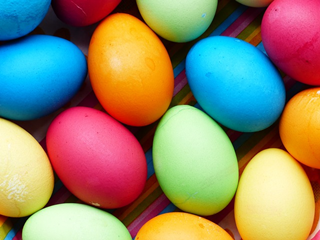
%> input picture easter-eggs.png, 320 x 240 px
$ octave img_scale_bl.m   (GNU Octave 9; MATLAB toolbox functions it lacks are replaced by stand-ins)
%> lines starting %> are read from the running program, lines starting %| are printed output that depends on the picture; in (x1, y1, x2, y2) boxes, pixels count from 0 and x2, y2 are one past the last pixel; in counts of white or black regions, pixels touching at a corner belong together; the program's own positions count from 1
%% Scale up by bilinear method

I = imread('easter-eggs.png');
%> I is the input picture: size 240x320x3 uint8; mean R, G, B 145.1, 132.6, 105.9
[h, w, c] = size(I);
%> h = 240; w = 320; c = 3

nh = 400;
nw = 400;

rh = h / nh;
%> rh = 0.6
rw = w / nw;
%> rw = 0.8

[fw, fh] = meshgrid(1:nw, 1:nh);
fh = fh * rh;
fw = fw * rw;

floor_h = floor(fh);
floor_w = floor(fw);

floor_h(floor_h < 1) = 1;
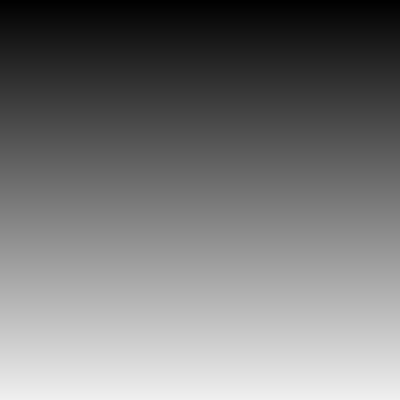
%> floor_h: size 400x400 double; min 1, max 240, mean 119.9
floor_h(floor_h > h - 1) = h - 1;
%> floor_h: size 400x400 double; 0.25% of pixels changed, all inside (x1, y1, x2, y2) = (0, 399, 400, 400)
floor_w(floor_w < 1) = 1;
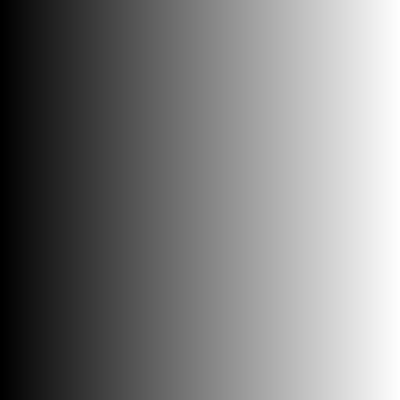
%> floor_w: size 400x400 double; min 1, max 320, mean 160; drawn with min black and max white
floor_h(floor_h > h - 1) = h - 1;

dif_h = fh - floor_h;
dif_w = fw - floor_w;

in1_ind = sub2ind([h, w], floor_h, floor_w);
in2_ind = sub2ind([h, w], floor_h + 1, floor_w);
in3_ind = sub2ind([h, w], floor_h, floor_w );
in4_ind = sub2ind([h, w], floor_h + 1, floor_w);

out = zeros(nh, nw, size(I, 3));
out = cast(out, class(I));

for idx = 1 : size(I, 3)
    chan = double(I(:,:,idx));
    tmp = chan(in1_ind).*(1 - dif_h).*(1 - dif_w) + ...
        chan(in2_ind).*(dif_h).*(1 - dif_w) + ...
        chan(in3_ind).*(1 - dif_h).*(dif_w) + ...
        chan(in4_ind).*(dif_h).*(dif_w);
    out(:,:,idx) = cast(tmp, class(I));
end
%> this loop made 3 passes
%> pass 1, `chan = double(I(:,:,idx));`:
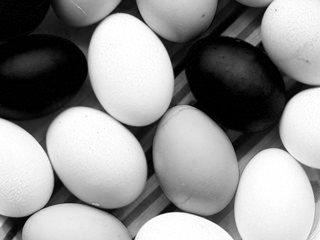
%> chan: size 240x320 double; min 0, max 255, mean 145.1
%> pass 1, `tmp = chan(in1_ind).*(1 - dif_h).*(1 - dif_w) + chan(in2_ind).*(dif_h)..`:
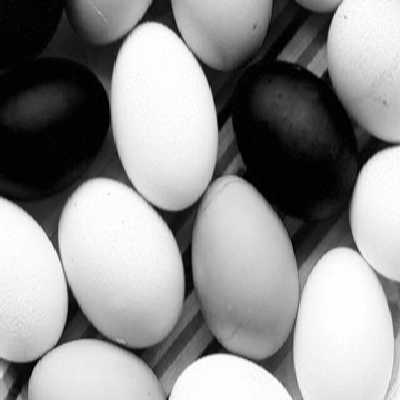
%> tmp: size 400x400 double; min -2, max 255, mean 144.8; drawn with min black and max white
%> pass 2, `chan = double(I(:,:,idx));`:
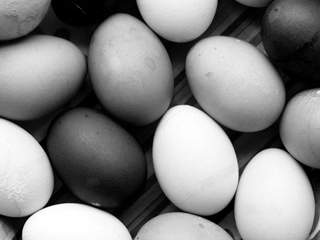
%> chan: size 240x320 double; min 0, max 255, mean 132.6
%> pass 2, `tmp = chan(in1_ind).*(1 - dif_h).*(1 - dif_w) + chan(in2_ind).*(dif_h)..`:
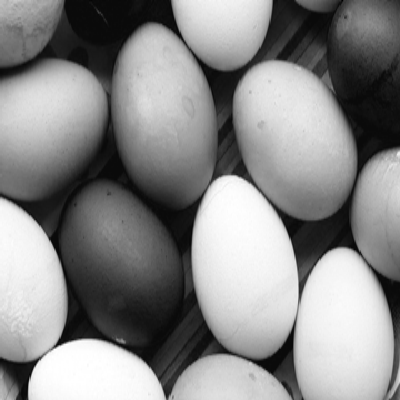
%> tmp: size 400x400 double; min -10.8, max 255, mean 132.7; drawn with min black and max white
%> after the loop:
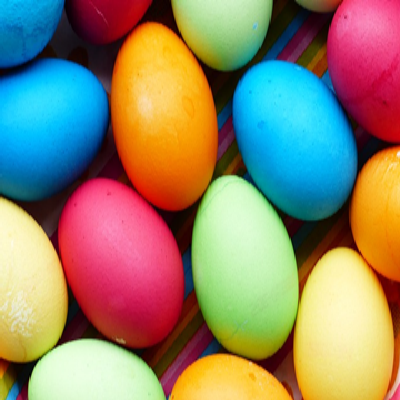
%> out: size 400x400x3 uint8; mean R, G, B 144.8, 132.7, 106

imshow(out)

$ run again, with fishingboat.tif saved as easter-eggs.png
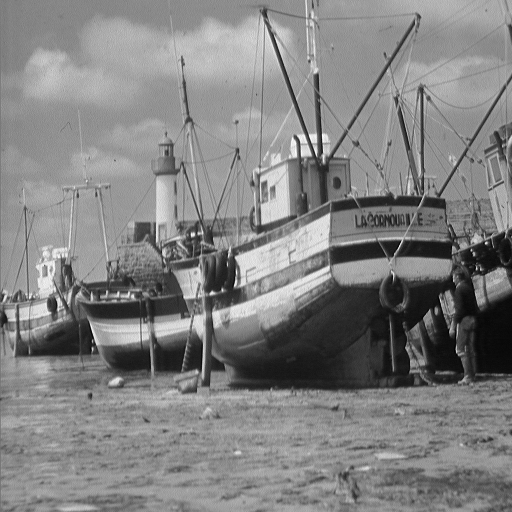
%> input picture fishingboat.tif, 512 x 512 px
%> I is the input picture: size 512x512 uint8; min 0, max 255, mean 129.7
%> the loop `for idx = 1 : size(I, 3)` made 1 pass
%> pass 1, `tmp = chan(in1_ind).*(1 - dif_h).*(1 - dif_w) + chan(in2_ind).*(dif_h)..`:
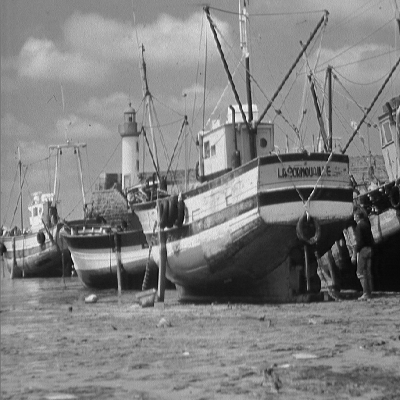
%> tmp: size 400x400 double; min 0, max 254, mean 129.7

$ run again, with peppers.tiff saved as easter-eggs.png
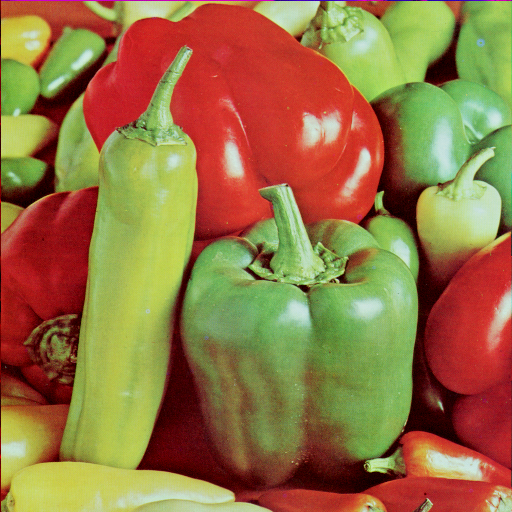
%> input picture peppers.tiff, 512 x 512 px
%> I is the input picture: size 512x512x3 uint8; mean R, G, B 149.8, 115.6, 66.5
%> the loop `for idx = 1 : size(I, 3)` made 3 passes
%> pass 1, `chan = double(I(:,:,idx));`:
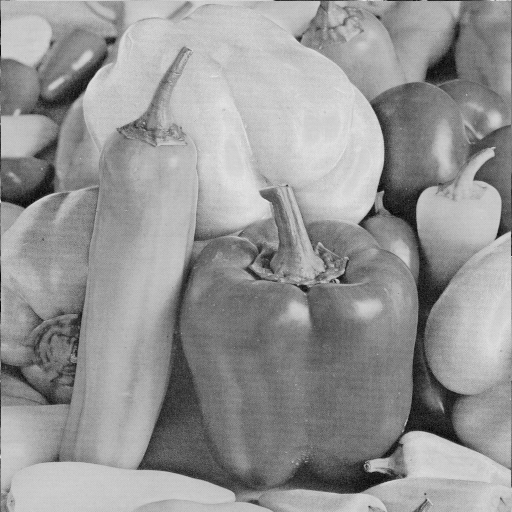
%> chan: size 512x512 double; min 0, max 231, mean 149.8
%> after the loop `for idx = 1 : size(I, 3)`:
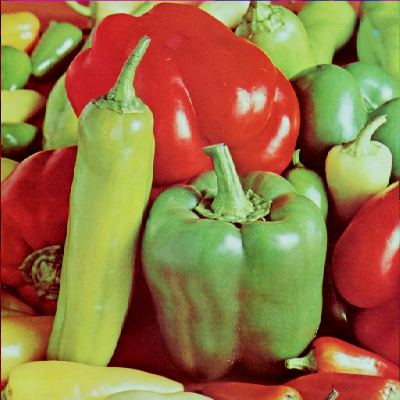
%> out: size 400x400x3 uint8; mean R, G, B 149.8, 115.5, 66.5
